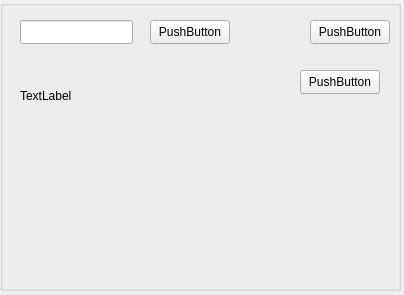
<?xml version="1.0" encoding="UTF-8"?>
<ui version="4.0">
 <class>groupEditor</class>
 <widget class="QWidget" name="groupEditor">
  <property name="geometry">
   <rect>
    <x>0</x>
    <y>0</y>
    <width>404</width>
    <height>295</height>
   </rect>
  </property>
  <property name="windowTitle">
   <string>Form</string>
  </property>
  <widget class="QGroupBox" name="groupBox">
   <property name="geometry">
    <rect>
     <x>0</x>
     <y>0</y>
     <width>401</width>
     <height>291</height>
    </rect>
   </property>
   <property name="title">
    <string/>
   </property>
   <widget class="QLineEdit" name="searchLineEdit">
    <property name="geometry">
     <rect>
      <x>20</x>
      <y>20</y>
      <width>113</width>
      <height>24</height>
     </rect>
    </property>
   </widget>
   <widget class="QPushButton" name="showGroupButton">
    <property name="geometry">
     <rect>
      <x>150</x>
      <y>20</y>
      <width>80</width>
      <height>24</height>
     </rect>
    </property>
    <property name="text">
     <string>PushButton</string>
    </property>
   </widget>
   <widget class="QLabel" name="warningLabel">
    <property name="geometry">
     <rect>
      <x>20</x>
      <y>70</y>
      <width>381</width>
      <height>51</height>
     </rect>
    </property>
    <property name="text">
     <string>TextLabel</string>
    </property>
   </widget>
   <widget class="QPushButton" name="createButton">
    <property name="geometry">
     <rect>
      <x>310</x>
      <y>20</y>
      <width>80</width>
      <height>24</height>
     </rect>
    </property>
    <property name="text">
     <string>PushButton</string>
    </property>
   </widget>
   <widget class="QPushButton" name="addButton">
    <property name="geometry">
     <rect>
      <x>300</x>
      <y>70</y>
      <width>80</width>
      <height>24</height>
     </rect>
    </property>
    <property name="text">
     <string>PushButton</string>
    </property>
   </widget>
  </widget>
 </widget>
 <resources/>
 <connections/>
</ui>
